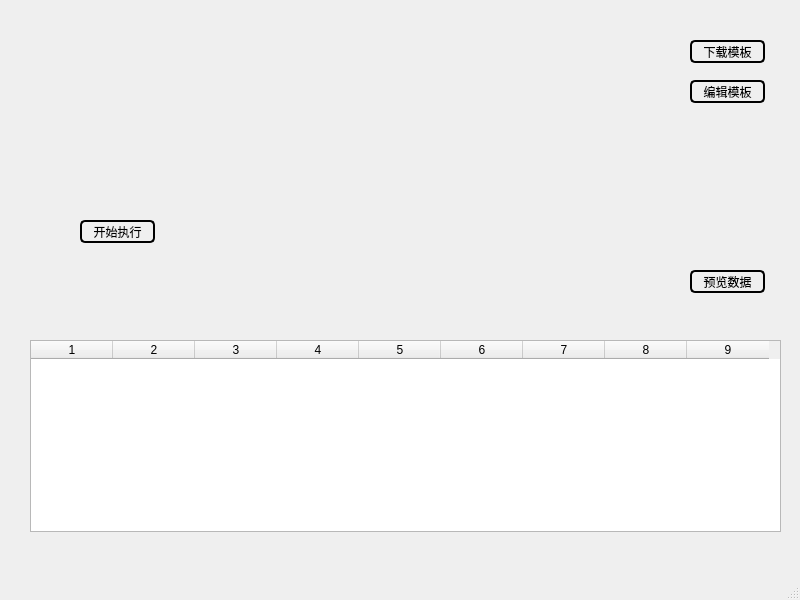
<?xml version="1.0" encoding="UTF-8"?>
<ui version="4.0">
 <class>MainWindow_Post</class>
 <widget class="QMainWindow" name="MainWindow_Post">
  <property name="geometry">
   <rect>
    <x>0</x>
    <y>0</y>
    <width>800</width>
    <height>600</height>
   </rect>
  </property>
  <property name="windowTitle">
   <string>MainWindow</string>
  </property>
  <widget class="QWidget" name="centralwidget">
   <widget class="QPushButton" name="pushButton_post_start">
    <property name="geometry">
     <rect>
      <x>80</x>
      <y>220</y>
      <width>75</width>
      <height>23</height>
     </rect>
    </property>
    <property name="cursor">
     <cursorShape>PointingHandCursor</cursorShape>
    </property>
    <property name="styleSheet">
     <string notr="true">QPushButton {
border:2px solid rgb(0, 0, 0);
border-radius: 5px;
background-color: rgb(0, 0, 0, 0);
}</string>
    </property>
    <property name="text">
     <string>开始执行</string>
    </property>
   </widget>
   <widget class="QPushButton" name="pushButton_download_template">
    <property name="geometry">
     <rect>
      <x>690</x>
      <y>40</y>
      <width>75</width>
      <height>23</height>
     </rect>
    </property>
    <property name="cursor">
     <cursorShape>PointingHandCursor</cursorShape>
    </property>
    <property name="styleSheet">
     <string notr="true">QPushButton {
border:2px solid rgb(0, 0, 0);
border-radius: 5px;
background-color: rgb(0, 0, 0, 0);
}</string>
    </property>
    <property name="text">
     <string>下载模板</string>
    </property>
   </widget>
   <widget class="QTableWidget" name="tableWidget_preview">
    <property name="geometry">
     <rect>
      <x>30</x>
      <y>340</y>
      <width>751</width>
      <height>192</height>
     </rect>
    </property>
    <property name="rowCount">
     <number>0</number>
    </property>
    <property name="columnCount">
     <number>9</number>
    </property>
    <attribute name="horizontalHeaderDefaultSectionSize">
     <number>82</number>
    </attribute>
    <column/>
    <column/>
    <column/>
    <column/>
    <column/>
    <column/>
    <column/>
    <column/>
    <column/>
   </widget>
   <widget class="QPushButton" name="pushButton_post_preview">
    <property name="geometry">
     <rect>
      <x>690</x>
      <y>270</y>
      <width>75</width>
      <height>23</height>
     </rect>
    </property>
    <property name="cursor">
     <cursorShape>PointingHandCursor</cursorShape>
    </property>
    <property name="styleSheet">
     <string notr="true">QPushButton {
border:2px solid rgb(0, 0, 0);
border-radius: 5px;
background-color: rgb(0, 0, 0, 0);
}</string>
    </property>
    <property name="text">
     <string>预览数据</string>
    </property>
   </widget>
   <widget class="QPushButton" name="pushButton_edit_template">
    <property name="geometry">
     <rect>
      <x>690</x>
      <y>80</y>
      <width>75</width>
      <height>23</height>
     </rect>
    </property>
    <property name="cursor">
     <cursorShape>PointingHandCursor</cursorShape>
    </property>
    <property name="styleSheet">
     <string notr="true">QPushButton {
border:2px solid rgb(0, 0, 0);
border-radius: 5px;
background-color: rgb(0, 0, 0, 0);
}</string>
    </property>
    <property name="text">
     <string>编辑模板</string>
    </property>
   </widget>
  </widget>
  <widget class="QMenuBar" name="menubar">
   <property name="geometry">
    <rect>
     <x>0</x>
     <y>0</y>
     <width>800</width>
     <height>21</height>
    </rect>
   </property>
  </widget>
  <widget class="QStatusBar" name="statusbar"/>
 </widget>
 <resources/>
 <connections/>
</ui>
